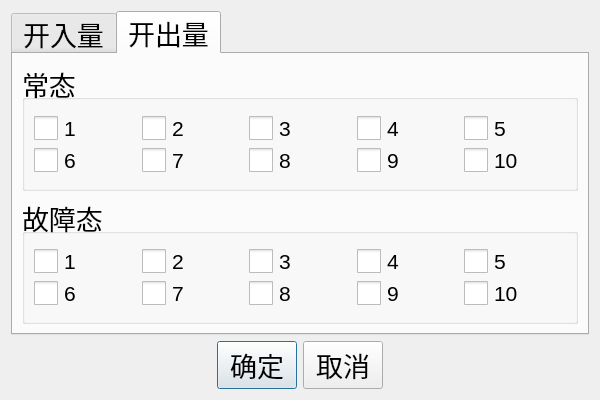
<?xml version="1.0" encoding="UTF-8"?>
<ui version="4.0">
 <class>QGradientSettingDlg</class>
 <widget class="QDialog" name="QGradientSettingDlg">
  <property name="geometry">
   <rect>
    <x>0</x>
    <y>0</y>
    <width>600</width>
    <height>400</height>
   </rect>
  </property>
  <property name="font">
   <font>
    <pointsize>18</pointsize>
   </font>
  </property>
  <property name="windowTitle">
   <string/>
  </property>
  <property name="windowOpacity">
   <double>1.000000000000000</double>
  </property>
  <layout class="QVBoxLayout" name="verticalLayout">
   <item>
    <widget class="QSttTabWidget" name="tabWidget">
     <property name="font">
      <font>
       <pointsize>20</pointsize>
      </font>
     </property>
     <property name="currentIndex">
      <number>1</number>
     </property>
     <widget class="QWidget" name="m_tabBIn">
      <attribute name="title">
       <string>开入量</string>
      </attribute>
      <layout class="QVBoxLayout" name="verticalLayout_2">
       <item>
        <layout class="QGridLayout" name="gridLayout">
         <item row="0" column="2">
          <widget class="QSttCheckBox" name="m_cbBinC">
           <property name="font">
            <font>
             <pointsize>16</pointsize>
            </font>
           </property>
           <property name="styleSheet">
            <string notr="true">QCheckBox::indicator {  
width: 24px;  height: 24px;
}</string>
           </property>
           <property name="text">
            <string>C</string>
           </property>
          </widget>
         </item>
         <item row="0" column="0">
          <widget class="QSttCheckBox" name="m_cbBinA">
           <property name="font">
            <font>
             <pointsize>16</pointsize>
            </font>
           </property>
           <property name="styleSheet">
            <string notr="true">QCheckBox::indicator {  
width: 24px;  height: 24px;
}</string>
           </property>
           <property name="text">
            <string>A</string>
           </property>
          </widget>
         </item>
         <item row="0" column="1">
          <widget class="QSttCheckBox" name="m_cbBinB">
           <property name="font">
            <font>
             <pointsize>16</pointsize>
            </font>
           </property>
           <property name="styleSheet">
            <string notr="true">QCheckBox::indicator {  
width: 24px;  height: 24px;
}</string>
           </property>
           <property name="text">
            <string>B</string>
           </property>
          </widget>
         </item>
         <item row="0" column="3">
          <widget class="QSttCheckBox" name="m_cbBinD">
           <property name="font">
            <font>
             <pointsize>16</pointsize>
            </font>
           </property>
           <property name="styleSheet">
            <string notr="true">QCheckBox::indicator {  
width: 24px;  height: 24px;
}</string>
           </property>
           <property name="text">
            <string>D</string>
           </property>
          </widget>
         </item>
         <item row="0" column="4">
          <widget class="QSttCheckBox" name="m_cbBinE">
           <property name="font">
            <font>
             <pointsize>16</pointsize>
            </font>
           </property>
           <property name="styleSheet">
            <string notr="true">QCheckBox::indicator {  
width: 24px;  height: 24px;
}</string>
           </property>
           <property name="text">
            <string>E</string>
           </property>
          </widget>
         </item>
        </layout>
       </item>
       <item>
        <layout class="QGridLayout" name="gridLayout_2">
         <item row="0" column="1">
          <widget class="QSttCheckBox" name="m_cbBinF">
           <property name="font">
            <font>
             <pointsize>16</pointsize>
            </font>
           </property>
           <property name="styleSheet">
            <string notr="true">QCheckBox::indicator {  
width: 24px;  height: 24px;
}</string>
           </property>
           <property name="text">
            <string>F</string>
           </property>
          </widget>
         </item>
         <item row="0" column="2">
          <widget class="QSttCheckBox" name="m_cbBinG">
           <property name="font">
            <font>
             <pointsize>16</pointsize>
            </font>
           </property>
           <property name="styleSheet">
            <string notr="true">QCheckBox::indicator {  
width: 24px;  height: 24px;
}</string>
           </property>
           <property name="text">
            <string>G</string>
           </property>
          </widget>
         </item>
         <item row="0" column="4">
          <widget class="QSttCheckBox" name="m_cbBinI">
           <property name="font">
            <font>
             <pointsize>16</pointsize>
            </font>
           </property>
           <property name="styleSheet">
            <string notr="true">QCheckBox::indicator {  
width: 24px;  height: 24px;
}</string>
           </property>
           <property name="text">
            <string>I</string>
           </property>
          </widget>
         </item>
         <item row="0" column="3">
          <widget class="QSttCheckBox" name="m_cbBinH">
           <property name="font">
            <font>
             <pointsize>16</pointsize>
            </font>
           </property>
           <property name="styleSheet">
            <string notr="true">QCheckBox::indicator {  
width: 24px;  height: 24px;
}</string>
           </property>
           <property name="text">
            <string>H</string>
           </property>
          </widget>
         </item>
         <item row="0" column="5">
          <widget class="QSttCheckBox" name="m_cbBinJ">
           <property name="font">
            <font>
             <pointsize>16</pointsize>
            </font>
           </property>
           <property name="styleSheet">
            <string notr="true">QCheckBox::indicator {  
width: 24px;  height: 24px;
}</string>
           </property>
           <property name="text">
            <string>J</string>
           </property>
          </widget>
         </item>
        </layout>
       </item>
       <item>
        <layout class="QHBoxLayout" name="horizontalLayout_4">
         <item>
          <spacer name="horizontalSpacer_3">
           <property name="orientation">
            <enum>Qt::Horizontal</enum>
           </property>
           <property name="sizeHint" stdset="0">
            <size>
             <width>20</width>
             <height>20</height>
            </size>
           </property>
          </spacer>
         </item>
         <item>
          <widget class="QRadioButton" name="m_rbAnd">
           <property name="text">
            <string>逻辑与</string>
           </property>
           <property name="checked">
            <bool>true</bool>
           </property>
          </widget>
         </item>
         <item>
          <spacer name="horizontalSpacer_5">
           <property name="orientation">
            <enum>Qt::Horizontal</enum>
           </property>
           <property name="sizeHint" stdset="0">
            <size>
             <width>40</width>
             <height>20</height>
            </size>
           </property>
          </spacer>
         </item>
         <item>
          <widget class="QRadioButton" name="m_rbOr">
           <property name="text">
            <string>逻辑或</string>
           </property>
          </widget>
         </item>
         <item>
          <spacer name="horizontalSpacer_4">
           <property name="orientation">
            <enum>Qt::Horizontal</enum>
           </property>
           <property name="sizeHint" stdset="0">
            <size>
             <width>40</width>
             <height>20</height>
            </size>
           </property>
          </spacer>
         </item>
        </layout>
       </item>
      </layout>
     </widget>
     <widget class="QWidget" name="m_tabBOut">
      <attribute name="title">
       <string>开出量</string>
      </attribute>
      <layout class="QVBoxLayout" name="verticalLayout_3">
       <item>
        <widget class="QSttGroupBox" name="m_gbNormal">
         <property name="title">
          <string>常态</string>
         </property>
         <layout class="QVBoxLayout" name="verticalLayout_4">
          <item>
           <layout class="QGridLayout" name="gridLayout_3">
            <item row="0" column="2">
             <widget class="QSttCheckBox" name="m_cbBOut3">
              <property name="font">
               <font>
                <pointsize>16</pointsize>
               </font>
              </property>
              <property name="styleSheet">
               <string notr="true">QCheckBox::indicator {  
width: 24px;  height: 24px;
}</string>
              </property>
              <property name="text">
               <string>3</string>
              </property>
             </widget>
            </item>
            <item row="0" column="3">
             <widget class="QSttCheckBox" name="m_cbBOut4">
              <property name="font">
               <font>
                <pointsize>16</pointsize>
               </font>
              </property>
              <property name="styleSheet">
               <string notr="true">QCheckBox::indicator {  
width: 24px;  height: 24px;
}</string>
              </property>
              <property name="text">
               <string>4</string>
              </property>
             </widget>
            </item>
            <item row="1" column="0">
             <widget class="QSttCheckBox" name="m_cbBOut6">
              <property name="font">
               <font>
                <pointsize>16</pointsize>
               </font>
              </property>
              <property name="styleSheet">
               <string notr="true">QCheckBox::indicator {  
width: 24px;  height: 24px;
}</string>
              </property>
              <property name="text">
               <string>6</string>
              </property>
             </widget>
            </item>
            <item row="1" column="1">
             <widget class="QSttCheckBox" name="m_cbBOut7">
              <property name="font">
               <font>
                <pointsize>16</pointsize>
               </font>
              </property>
              <property name="styleSheet">
               <string notr="true">QCheckBox::indicator {  
width: 24px;  height: 24px;
}</string>
              </property>
              <property name="text">
               <string>7</string>
              </property>
             </widget>
            </item>
            <item row="0" column="1">
             <widget class="QSttCheckBox" name="m_cbBOut2">
              <property name="font">
               <font>
                <pointsize>16</pointsize>
               </font>
              </property>
              <property name="styleSheet">
               <string notr="true">QCheckBox::indicator {  
width: 24px;  height: 24px;
}</string>
              </property>
              <property name="text">
               <string>2</string>
              </property>
             </widget>
            </item>
            <item row="1" column="4">
             <widget class="QSttCheckBox" name="m_cbBOut10">
              <property name="font">
               <font>
                <pointsize>16</pointsize>
               </font>
              </property>
              <property name="styleSheet">
               <string notr="true">QCheckBox::indicator {  
width: 24px;  height: 24px;
}</string>
              </property>
              <property name="text">
               <string>10</string>
              </property>
             </widget>
            </item>
            <item row="1" column="2">
             <widget class="QSttCheckBox" name="m_cbBOut8">
              <property name="font">
               <font>
                <pointsize>16</pointsize>
               </font>
              </property>
              <property name="styleSheet">
               <string notr="true">QCheckBox::indicator {  
width: 24px;  height: 24px;
}</string>
              </property>
              <property name="text">
               <string>8</string>
              </property>
             </widget>
            </item>
            <item row="0" column="4">
             <widget class="QSttCheckBox" name="m_cbBOut5">
              <property name="font">
               <font>
                <pointsize>16</pointsize>
               </font>
              </property>
              <property name="styleSheet">
               <string notr="true">QCheckBox::indicator {  
width: 24px;  height: 24px;
}</string>
              </property>
              <property name="text">
               <string>5</string>
              </property>
             </widget>
            </item>
            <item row="1" column="3">
             <widget class="QSttCheckBox" name="m_cbBOut9">
              <property name="font">
               <font>
                <pointsize>16</pointsize>
               </font>
              </property>
              <property name="styleSheet">
               <string notr="true">QCheckBox::indicator {  
width: 24px;  height: 24px;
}</string>
              </property>
              <property name="text">
               <string>9</string>
              </property>
             </widget>
            </item>
            <item row="0" column="0">
             <widget class="QSttCheckBox" name="m_cbBOut1">
              <property name="font">
               <font>
                <pointsize>16</pointsize>
               </font>
              </property>
              <property name="styleSheet">
               <string notr="true">QCheckBox::indicator {  
width: 24px;  height: 24px;
}</string>
              </property>
              <property name="text">
               <string>1</string>
              </property>
             </widget>
            </item>
           </layout>
          </item>
         </layout>
        </widget>
       </item>
       <item>
        <widget class="QSttGroupBox" name="m_gbError">
         <property name="title">
          <string>故障态</string>
         </property>
         <layout class="QVBoxLayout" name="verticalLayout_5">
          <item>
           <layout class="QGridLayout" name="gridLayout_4">
            <item row="1" column="4">
             <widget class="QSttCheckBox" name="m_cbBOut10_E">
              <property name="font">
               <font>
                <pointsize>16</pointsize>
               </font>
              </property>
              <property name="styleSheet">
               <string notr="true">QCheckBox::indicator {  
width: 24px;  height: 24px;
}</string>
              </property>
              <property name="text">
               <string>10</string>
              </property>
             </widget>
            </item>
            <item row="0" column="3">
             <widget class="QSttCheckBox" name="m_cbBOut4_E">
              <property name="font">
               <font>
                <pointsize>16</pointsize>
               </font>
              </property>
              <property name="styleSheet">
               <string notr="true">QCheckBox::indicator {  
width: 24px;  height: 24px;
}</string>
              </property>
              <property name="text">
               <string>4</string>
              </property>
             </widget>
            </item>
            <item row="0" column="1">
             <widget class="QSttCheckBox" name="m_cbBOut2_E">
              <property name="font">
               <font>
                <pointsize>16</pointsize>
               </font>
              </property>
              <property name="styleSheet">
               <string notr="true">QCheckBox::indicator {  
width: 24px;  height: 24px;
}</string>
              </property>
              <property name="text">
               <string>2</string>
              </property>
             </widget>
            </item>
            <item row="1" column="1">
             <widget class="QSttCheckBox" name="m_cbBOut7_E">
              <property name="font">
               <font>
                <pointsize>16</pointsize>
               </font>
              </property>
              <property name="styleSheet">
               <string notr="true">QCheckBox::indicator {  
width: 24px;  height: 24px;
}</string>
              </property>
              <property name="text">
               <string>7</string>
              </property>
             </widget>
            </item>
            <item row="0" column="4">
             <widget class="QSttCheckBox" name="m_cbBOut5_E">
              <property name="font">
               <font>
                <pointsize>16</pointsize>
               </font>
              </property>
              <property name="styleSheet">
               <string notr="true">QCheckBox::indicator {  
width: 24px;  height: 24px;
}</string>
              </property>
              <property name="text">
               <string>5</string>
              </property>
             </widget>
            </item>
            <item row="1" column="0">
             <widget class="QSttCheckBox" name="m_cbBOut6_E">
              <property name="font">
               <font>
                <pointsize>16</pointsize>
               </font>
              </property>
              <property name="styleSheet">
               <string notr="true">QCheckBox::indicator {  
width: 24px;  height: 24px;
}</string>
              </property>
              <property name="text">
               <string>6</string>
              </property>
             </widget>
            </item>
            <item row="1" column="3">
             <widget class="QSttCheckBox" name="m_cbBOut9_E">
              <property name="font">
               <font>
                <pointsize>16</pointsize>
               </font>
              </property>
              <property name="styleSheet">
               <string notr="true">QCheckBox::indicator {  
width: 24px;  height: 24px;
}</string>
              </property>
              <property name="text">
               <string>9</string>
              </property>
             </widget>
            </item>
            <item row="0" column="0">
             <widget class="QSttCheckBox" name="m_cbBOut1_E">
              <property name="font">
               <font>
                <pointsize>16</pointsize>
               </font>
              </property>
              <property name="styleSheet">
               <string notr="true">QCheckBox::indicator {  
width: 24px;  height: 24px;
}</string>
              </property>
              <property name="text">
               <string>1</string>
              </property>
             </widget>
            </item>
            <item row="1" column="2">
             <widget class="QSttCheckBox" name="m_cbBOut8_E">
              <property name="font">
               <font>
                <pointsize>16</pointsize>
               </font>
              </property>
              <property name="styleSheet">
               <string notr="true">QCheckBox::indicator {  
width: 24px;  height: 24px;
}</string>
              </property>
              <property name="text">
               <string>8</string>
              </property>
             </widget>
            </item>
            <item row="0" column="2">
             <widget class="QSttCheckBox" name="m_cbBOut3_E">
              <property name="font">
               <font>
                <pointsize>16</pointsize>
               </font>
              </property>
              <property name="styleSheet">
               <string notr="true">QCheckBox::indicator {  
width: 24px;  height: 24px;
}</string>
              </property>
              <property name="text">
               <string>3</string>
              </property>
             </widget>
            </item>
           </layout>
          </item>
         </layout>
        </widget>
       </item>
      </layout>
     </widget>
    </widget>
   </item>
   <item>
    <layout class="QHBoxLayout" name="horizontalLayout">
     <item>
      <spacer name="horizontalSpacer">
       <property name="orientation">
        <enum>Qt::Horizontal</enum>
       </property>
       <property name="sizeHint" stdset="0">
        <size>
         <width>40</width>
         <height>20</height>
        </size>
       </property>
      </spacer>
     </item>
     <item>
      <widget class="QPushButton" name="m_btnOK">
       <property name="font">
        <font>
         <pointsize>20</pointsize>
        </font>
       </property>
       <property name="text">
        <string>确定</string>
       </property>
      </widget>
     </item>
     <item>
      <widget class="QPushButton" name="m_btnCancel">
       <property name="font">
        <font>
         <pointsize>20</pointsize>
        </font>
       </property>
       <property name="text">
        <string>取消</string>
       </property>
      </widget>
     </item>
     <item>
      <spacer name="horizontalSpacer_2">
       <property name="orientation">
        <enum>Qt::Horizontal</enum>
       </property>
       <property name="sizeHint" stdset="0">
        <size>
         <width>40</width>
         <height>20</height>
        </size>
       </property>
      </spacer>
     </item>
    </layout>
   </item>
  </layout>
 </widget>
 <customwidgets>
  <customwidget>
   <class>QSttCheckBox</class>
   <extends>QCheckBox</extends>
   <header>../Module/UI/Controls/SttCheckBox.h</header>
  </customwidget>
  <customwidget>
   <class>QSttTabWidget</class>
   <extends>QTabWidget</extends>
   <header>../Module/UI/Controls/SttTabWidget.h</header>
   <container>1</container>
  </customwidget>
  <customwidget>
   <class>QSttGroupBox</class>
   <extends>QGroupBox</extends>
   <header>../Module/UI/Controls/SttGroupBox.h</header>
   <container>1</container>
  </customwidget>
 </customwidgets>
 <resources/>
 <connections/>
</ui>
